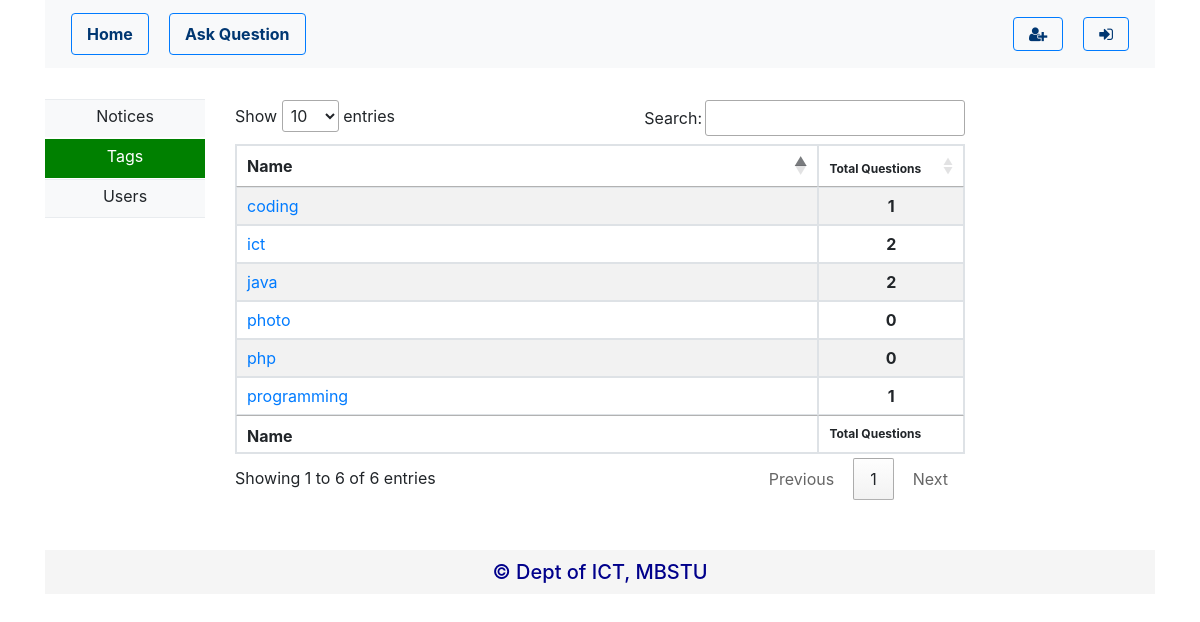
Page /tags.php on the committed database.
### tables this page shows
CREATE TABLE `tag` (
  `tag_id` int(11) NOT NULL,
  `tag_name` varchar(255) NOT NULL,
  `tag_description` varchar(1000) NOT NULL
);

### DatabaseConnection.php (called while the page is built, shortened)
<?php
$host = "localhost";
$db = "ict_forum";
$user = "root";
$pass = "";
function getAllTag() {
    global $host, $db, $user, $pass;
    $con = mysqli_connect($host, $user, $pass, $db);
    $tagQuery = "select * from tag";
    $allTags = mysqli_query($con, $tagQuery);
    if (mysqli_num_rows($allTags) > 0) {
        return $allTags;
    } else {
        mysqli_close($con);
        return "";
    }
}
function getQusetionCountByTag($tagId) {
    global $host, $db, $user, $pass;
    $con = mysqli_connect($host, $user, $pass, $db);
    $query = "select count(tag_id) as question_count_by_tag from question_tag_mapping where tag_id=$tagId";
    $questionCountByTag = mysqli_query($con, $query);
    return $questionCountByTag;
}
?>

### tags.php (the view, shortened to what this page needs)
<?php
include 'includes/navbar.php';
?>
<div class="container">
    <div class="row">
        <div class="col-md-2">
            <div class="bg-light" style="align-content: center; text-align: center;">
                <div class="dropdown-divider sidebar"></div>
                <a id="notices-sidemenu" class="dropdown-item sidebar" href="notices.php?criteria=new">Notices</a>
                <a id="tags-sidemenu" class="dropdown-item sidebar" href="tags.php">Tags</a>
                <div class="dropdown-divider sidebar"></div>
                <a id="users-sidemenu" class="dropdown-item sidebar" href="users.php">Users</a>
                <div class="dropdown-divider sidebar"></div>
            </div>
        </div>
        <div class="col-md-8" id="content">
            <table id="tags" class="table table-striped table-bordered" style="width:100%">
                <thead>
                    <tr>
                        <th>Name</th>
                        <th style="font-size: 12px;">Total Questions</th>
                    </tr>
                </thead>
                <tbody>
                    <?php
                    $allTag = getAllTag();
                    while ($row = mysqli_fetch_assoc($allTag)) {
                        $questionCountByTag = getQusetionCountByTag($row['tag_id']);
                        $questionCountByTagRow = mysqli_fetch_assoc($questionCountByTag);
                        ?>
                        <tr>
                            <td><a href="<?php echo 'questions.php?tagId=' . $row['tag_id']; ?>"><?php echo '' . $row['tag_name']; ?></a></td>
                            <td style="text-align: center; font-weight: bold;"><?php echo '' . $questionCountByTagRow['question_count_by_tag']; ?></td>
                        </tr>
                        <?php
                    }
                    ?>
                </tbody>
                <tfoot>
                    <tr>
                        <th>Name</th>
                        <th style="font-size: 12px;">Total Questions</th>
                    </tr>
                </tfoot>
            </table>
        </div>
    </div>
    <?php include 'includes/footer.php' ?>
</div>

### styles/style.css (style rules this page uses)
.dropdown-divider.sidebar { margin-top: -1px; margin-bottom: -1px; }
.dropdown-item.sidebar { padding-bottom: 10px; padding-top: 5px; }
.dropdown-item.sidebar.active { color: white !important; background-color: green !important; border-bottom: 2px solid white; border-top: 2px solid white; }
body { padding-top: 100px; }

### rows in the picture
tag: tag_name "java", question_count_by_tag "2"
tag: tag_name "programming", question_count_by_tag "1"
tag: tag_name "ict", question_count_by_tag "2"
tag: tag_name "coding", question_count_by_tag "1"
tag: tag_name "php", question_count_by_tag "0"
tag: tag_name "photo", question_count_by_tag "0"
